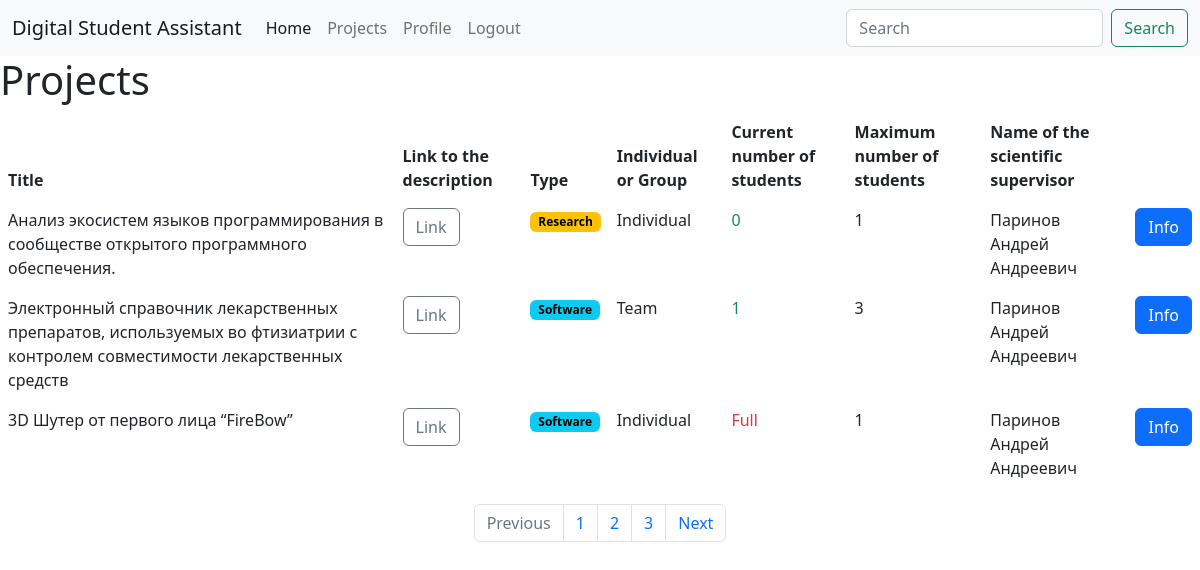
The page /projects/ (signed in) on the database its author committed.
### app/models.py (models this page shows, shortened)
class Project(db.Model):
    id = db.Column(db.Integer, primary_key=True)
    title = db.Column(db.String(140), unique=True)
    slug = db.Column(db.String(140), unique=True)
    body = db.Column(db.String(140))
    type = db.Column(db.String(140))
    view = db.Column(db.String(140))
    current_number_of_students = db.Column(db.Integer, default = 0)
    max_students = db.Column(db.Integer)
    created = db.Column(db.DateTime, default=datetime.now())

class User(UserMixin, db.Model):
    id = db.Column(db.Integer, primary_key=True)
    username = db.Column(db.String(64), index=True, unique=True)
    email = db.Column(db.String(120), index=True, unique=True)
    password_hash = db.Column(db.String(128))
    projects = db.relationship('Project', secondary = user_project, backref='users')
    about_me = db.Column(db.String(140))
    last_seen = db.Column(db.DateTime, default=datetime.utcnow)
    preferences = db.Column(db.String(500))
    usertype = db.Column(db.String(120))
    accepted = db.Column(db.String(120), default = 'no')

### app/projects/__init__.py (the view)
@projects.route('/')
@login_required
def index():
    projects = Project.query.all()
    return render_template('projects/index.html', projects = projects)

### app/models.py (called while the page is built)
@login.user_loader
def load_user(id):
    return User.query.get(int(id))

### app/routes.py (called while the page is built)
@app.before_request
def before_request():
    if current_user.is_authenticated:
        current_user.last_seen = datetime.utcnow()
        db.session.commit()

### app/projects/templates/projects/index.html (shortened to what this page needs)
{% extends 'base.html' %}
{% block content %}
<h1>Projects</h1>
<table class="table table-borderless">
  <thead>
    <tr>
      <th scope="col">Title</th>
      <th scope="col">Link to the description</th>
      <th scope="col">Type</th>
      <th scope="col">Individual or Group</th>
      <th scope="col">Current number of students</th>
      <th scope="col">Maximum number of students</th>
      <th scope="col">Name of the scientific supervisor</th>
      <th scope="col"></th>
    </tr>
  </thead>
  <tbody>
  {%for project in projects%}
  <tr>
    <td>{{project.title}}</td>
    <td><p><a class="btn btn-outline-secondary" href="{{project.body}}" role="button">Link</a> </p></td>
    {% if project.type == 'Software'%}
    <td><span class="badge text-bg-info"> {{project.type}}</span></td>
    {% else %}
    <td><span class="badge text-bg-warning"> {{project.type}} </span></td>
    {% endif %}
    <td>{{project.view}}</td>
    {% if project.current_number_of_students < project.max_students %}
    <td><p class="text-success">{{project.current_number_of_students}}</p></td>
    {% else %}
    <td><p class="text-danger">Full</p></td>
    {% endif %}
    <td>{{project.max_students}}</td>
    {%for user in project.users%}
    {% if user.usertype == "Teacher"%}
      <td>{{user.username}}</td>
    {% endif %}
    {% endfor %}
    <td><a class="btn btn-primary" href="{{ url_for('projects.project_detail', title=project.title) }}" role="button">Info</a></td>
  </tr>
  {% endfor %}
  </tbody>
</table>
<nav aria-label="Page navigation example">
  <ul class="pagination justify-content-center">
    <li class="page-item disabled">
      <a class="page-link">Previous</a>
    </li>
    <li class="page-item"><a class="page-link" href="#">1</a></li>
    <li class="page-item"><a class="page-link" href="#">2</a></li>
    <li class="page-item"><a class="page-link" href="#">3</a></li>
    <li class="page-item">
      <a class="page-link" href="#">Next</a>
    </li>
  </ul>
</nav>
{% endblock %}

### rows shown on the page
Project: title "Анализ экосистем языков программирования в сообществе открытого программного обеспечения.", type "Research", view "Individual", current_number_of_students "0", max_students "1"
User: username "Паринов Андрей Андреевич"
Project: title "Электронный справочник лекарственных препаратов, используемых во фтизиатрии с контролем совместимости лекарственных средств", type "Software", view "Team", current_number_of_students "1", max_students "3"
Project: title "3D Шутер от первого лица “FireBow”", type "Software", view "Individual", current_number_of_students "Full", max_students "1"
